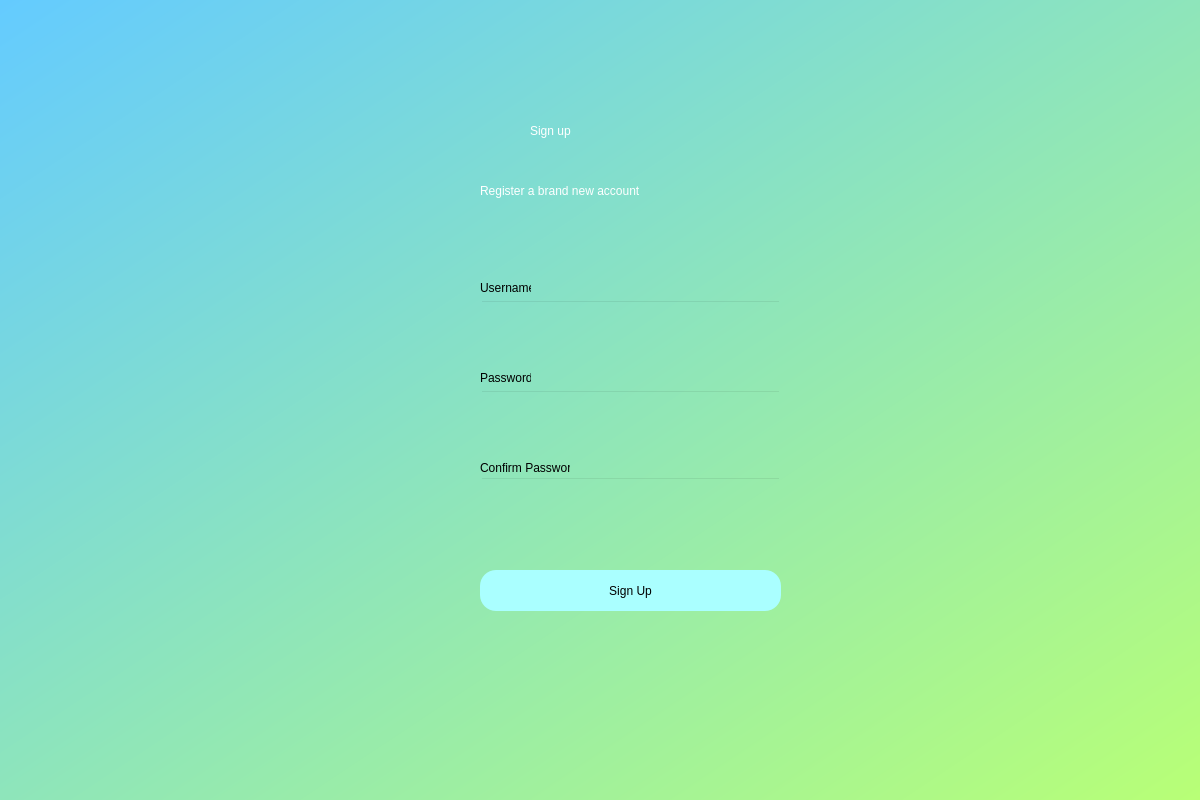
<?xml version="1.0" encoding="UTF-8"?>
<ui version="4.0">
 <class>Dialog</class>
 <widget class="QDialog" name="Dialog">
  <property name="geometry">
   <rect>
    <x>0</x>
    <y>0</y>
    <width>1200</width>
    <height>800</height>
   </rect>
  </property>
  <property name="windowTitle">
   <string>Dialog</string>
  </property>
  <widget class="QWidget" name="bgwidget" native="true">
   <property name="geometry">
    <rect>
     <x>0</x>
     <y>0</y>
     <width>1200</width>
     <height>800</height>
    </rect>
   </property>
   <property name="styleSheet">
    <string notr="true">QWidget#bgwidget{
background-color: qlineargradient(spread:pad, x1:0, y1:0, x2:1, y2:1, stop:0 rgba(100, 203, 255, 255), stop:1 rgba(184, 255, 118, 255));}</string>
   </property>
   <widget class="QLabel" name="label">
    <property name="geometry">
     <rect>
      <x>530</x>
      <y>100</y>
      <width>201</width>
      <height>61</height>
     </rect>
    </property>
    <property name="styleSheet">
     <string notr="true">font: 36pt &quot;MS Shell Dlg 2&quot;;color: rgb(255, 255, 255);</string>
    </property>
    <property name="text">
     <string>Sign up</string>
    </property>
   </widget>
   <widget class="QLabel" name="label_2">
    <property name="geometry">
     <rect>
      <x>480</x>
      <y>160</y>
      <width>301</width>
      <height>61</height>
     </rect>
    </property>
    <property name="styleSheet">
     <string notr="true">font: 16pt &quot;MS Shell Dlg 2&quot;;color: rgb(255, 255, 255);</string>
    </property>
    <property name="text">
     <string>Register a brand new account</string>
    </property>
   </widget>
   <widget class="QPushButton" name="create">
    <property name="geometry">
     <rect>
      <x>480</x>
      <y>570</y>
      <width>301</width>
      <height>41</height>
     </rect>
    </property>
    <property name="styleSheet">
     <string notr="true">border-radius:16px;
background-color: rgb(170, 255, 255);
font: 14pt &quot;MS Shell Dlg 2&quot;;</string>
    </property>
    <property name="text">
     <string>Sign Up</string>
    </property>
   </widget>
   <widget class="QLineEdit" name="confirmpassword">
    <property name="geometry">
     <rect>
      <x>480</x>
      <y>477</y>
      <width>301</width>
      <height>41</height>
     </rect>
    </property>
    <property name="styleSheet">
     <string notr="true">background-color: rgba(255, 255, 255, 0);
</string>
    </property>
    <property name="echoMode">
     <enum>QLineEdit::Password</enum>
    </property>
   </widget>
   <widget class="QLineEdit" name="password">
    <property name="geometry">
     <rect>
      <x>480</x>
      <y>390</y>
      <width>301</width>
      <height>41</height>
     </rect>
    </property>
    <property name="styleSheet">
     <string notr="true">background-color: rgba(255, 255, 255, 0);
</string>
    </property>
    <property name="echoMode">
     <enum>QLineEdit::Password</enum>
    </property>
   </widget>
   <widget class="QLineEdit" name="username">
    <property name="geometry">
     <rect>
      <x>480</x>
      <y>300</y>
      <width>301</width>
      <height>41</height>
     </rect>
    </property>
    <property name="styleSheet">
     <string notr="true">background-color: rgba(255, 255, 255, 0);
</string>
    </property>
   </widget>
   <widget class="QLabel" name="label_3">
    <property name="geometry">
     <rect>
      <x>480</x>
      <y>280</y>
      <width>51</width>
      <height>16</height>
     </rect>
    </property>
    <property name="text">
     <string>Username</string>
    </property>
   </widget>
   <widget class="QLabel" name="label_4">
    <property name="geometry">
     <rect>
      <x>480</x>
      <y>370</y>
      <width>51</width>
      <height>16</height>
     </rect>
    </property>
    <property name="text">
     <string>Password</string>
    </property>
   </widget>
   <widget class="QLabel" name="label_5">
    <property name="geometry">
     <rect>
      <x>480</x>
      <y>460</y>
      <width>90</width>
      <height>16</height>
     </rect>
    </property>
    <property name="text">
     <string>Confirm Password</string>
    </property>
   </widget>
   <widget class="QLabel" name="error">
    <property name="geometry">
     <rect>
      <x>480</x>
      <y>530</y>
      <width>300</width>
      <height>13</height>
     </rect>
    </property>
    <property name="styleSheet">
     <string notr="true">font: 12pt &quot;MS Shell Dlg 2&quot;;
color: red;
</string>
    </property>
    <property name="text">
     <string/>
    </property>
   </widget>
  </widget>
 </widget>
 <resources/>
 <connections/>
</ui>
